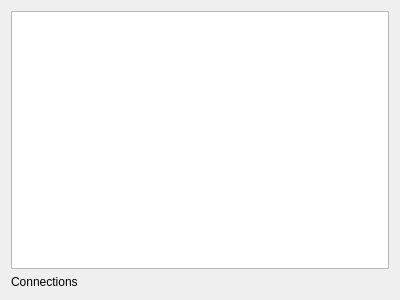
<?xml version="1.0" encoding="UTF-8"?>
<ui version="4.0">
<comment>
 * Released as open source by Gabriel Caudrelier
 *
 * Developed by Gabriel Caudrelier, gabriel dot caudrelier at gmail dot com
 *
 * https://github.com/metrodango/pip3line
 *
 * Released under BSD 3-Clause see LICENSE for more information
</comment>
 <class>ConnectionsWidget</class>
 <widget class="QWidget" name="ConnectionsWidget">
  <property name="geometry">
   <rect>
    <x>0</x>
    <y>0</y>
    <width>400</width>
    <height>300</height>
   </rect>
  </property>
  <property name="windowTitle">
   <string>Form</string>
  </property>
  <layout class="QVBoxLayout" name="verticalLayout">
   <item>
    <widget class="QTableView" name="connectionTableView"/>
   </item>
   <item>
    <widget class="QLabel" name="statusLabel">
     <property name="text">
      <string>Connections</string>
     </property>
    </widget>
   </item>
  </layout>
 </widget>
 <resources/>
 <connections/>
</ui>
